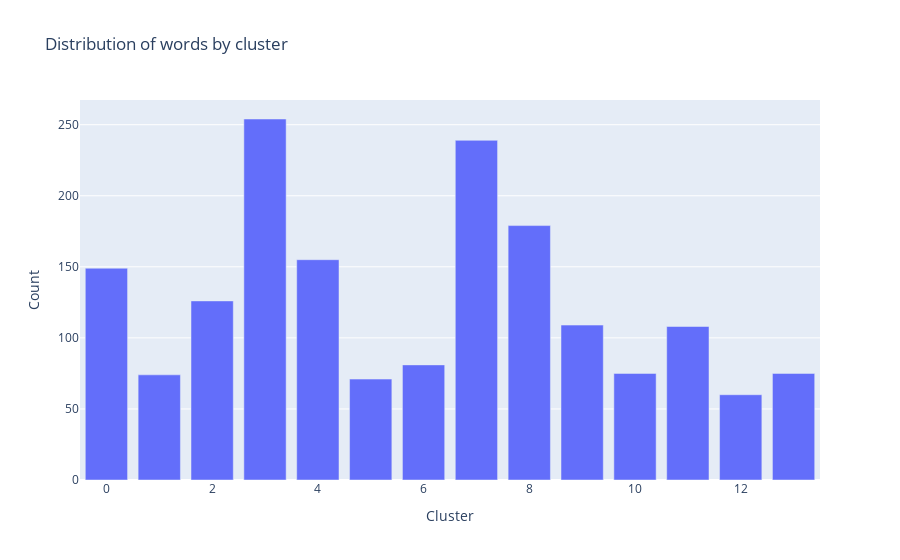

Notebook code for this chart:
### Code cell
embeddings['labels_all_dimension'] = model.labels_

grouped = embeddings[['labels_all_dimension', '0']].groupby('labels_all_dimension').count()

fig = px.bar(grouped, title="Distribution of words by cluster", labels={'value': 'Count', 'labels_all_dimension': 'Cluster'})
fig.update_layout(showlegend=False)
fig.show()

### Figure 1 — Plotly figure (JSON) as saved in the notebook; plotly's stock layout.template omitted (floating-point values rounded to 4 significant figures)
{"data": [{"alignmentgroup": "True", "hovertemplate": "variable=0<br>Cluster=%{x}<br>Count=%{y}<extra></extra>", "legendgroup": "0", "marker": {"color": "#636efa", "pattern": {"shape": ""}}, "name": "0", "offsetgroup": "0", "orientation": "v", "showlegend": true, "textposition": "auto", "type": "bar", "x": [0, 1, 2, 3, 4, 5, 6, 7, 8, 9, 10, 11, 12, 13], "xaxis": "x", "y": [149, 74, 126, 254, 155, 71, 81, 239, 179, 109, 75, 108, 60, 75], "yaxis": "y"}], "layout": {"barmode": "relative", "legend": {"title": {"text": "variable"}, "tracegroupgap": 0}, "showlegend": false, "title": {"text": "Distribution of words by cluster"}, "xaxis": {"anchor": "y", "domain": [0, 1], "title": {"text": "Cluster"}}, "yaxis": {"anchor": "x", "domain": [0, 1], "title": {"text": "Count"}}}}
